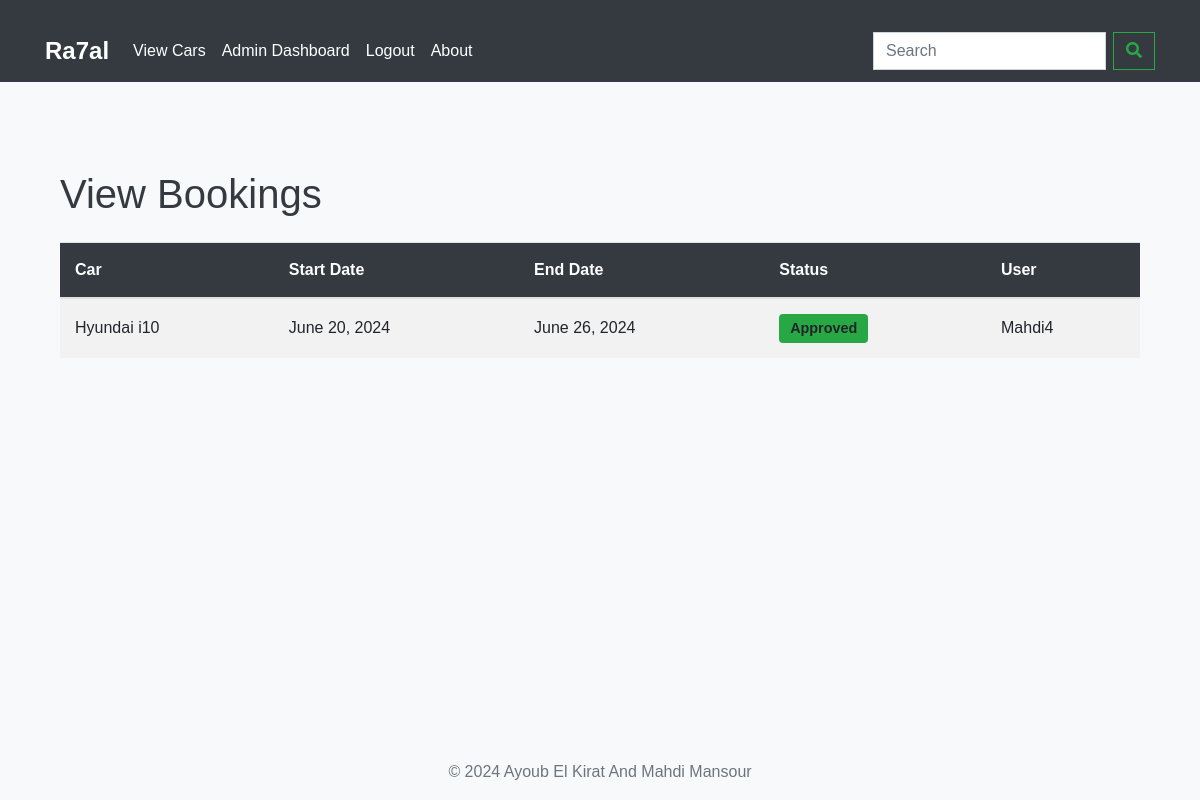
Page /view_bookings/ (signed in) on the earlier database version.
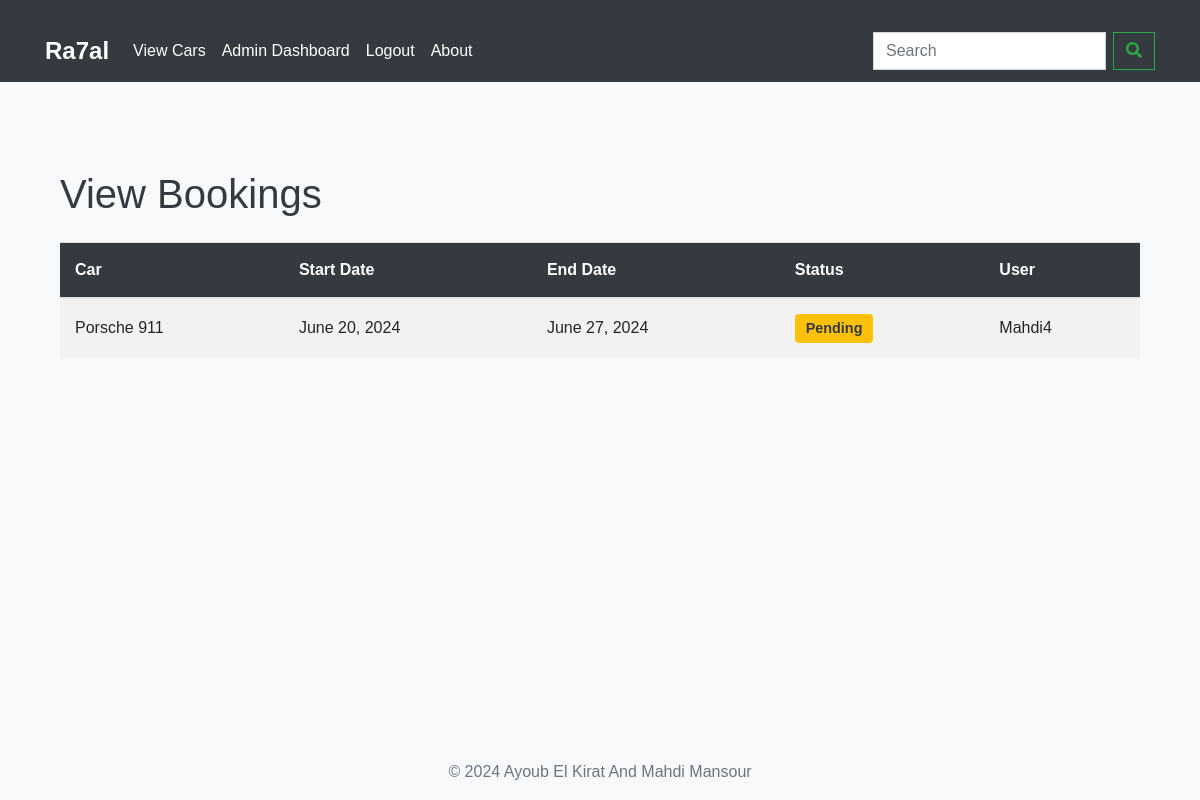
Same page on the later database version.
### base/models.py (models this page shows, shortened)
class Booking(models.Model):
    id = models.AutoField(primary_key=True)
    user = models.ForeignKey(User, on_delete=models.CASCADE)
    car = models.ForeignKey(Car, on_delete=models.CASCADE)
    start_date = models.DateField()
    end_date = models.DateField()
    is_approved = models.BooleanField(default=False)
    is_active = models.BooleanField(default=True)

class Car(models.Model):
    id = models.AutoField(primary_key=True)
    name = models.CharField(max_length=100)
    model = models.CharField(max_length=100)
    year = models.IntegerField()
    price = models.IntegerField()
    image = models.ImageField(upload_to='car_images')
    is_available = models.BooleanField(default=True)
    city = models.CharField(max_length=100)
    class Meta:
        ordering = ['name']

### base/views.py (the view)
# urls.py: path('view_bookings/', views.view_bookings, name='view_bookings'),
@staff_member_required
def view_bookings(request):
    bookings = Booking.objects.all()
    return render(request, 'base/view_bookings.html', {'bookings': bookings})

### base/templates/base/view_bookings.html
{% extends 'base.html' %}
{% block content %}
<div class="container">
    <h1 class="mb-4">View Bookings</h1>
    <div class="table-responsive">
        <table class="table table-striped">
            <thead>
                <tr>
                    <th>Car</th>
                    <th>Start Date</th>
                    <th>End Date</th>
                    <th>Status</th>
                    <th>User</th>
                </tr>
            </thead>
            <tbody>
                {% for booking in bookings %}
                    <tr>
                        <td>{{ booking.car.name }} {{ booking.car.model }}</td>
                        <td>{{ booking.start_date }}</td>
                        <td>{{ booking.end_date }}</td>
                        <td>{% if booking.is_approved %}<span class="badge bg-success">Approved</span>{% else %}<span class="badge bg-warning text-dark">Pending</span>{% endif %}</td>
                        <td>{{ booking.user.username }}</td>
                    </tr>
                {% endfor %}
            </tbody>
        </table>
    </div>
</div>
{% endblock %}

Differences in the rows shown:
removed Booking: car.name "Hyundai", car.model "i10", start_date "June 20, 2024", end_date "June 26, 2024", is_approved "Approved", user.username "Mahdi4"
added Booking: car.name "Porsche", car.model "911", start_date "June 20, 2024", end_date "June 27, 2024", is_approved "Pending", user.username "Mahdi4"
